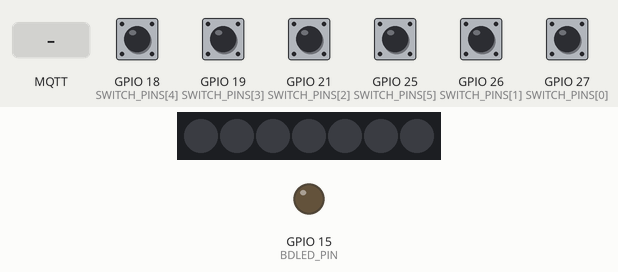
Simulated run of this sketch. Board: ESP32. Parts: 7 RGB LEDs in strip order, left to right, output pins drawn as LEDs (lit = HIGH). The inputs (shaded band) are chosen by the test bench; at power-on: GPIO 18 (SWITCH_PINS[4]), GPIO 19 (SWITCH_PINS[3]), GPIO 21 (SWITCH_PINS[2]), GPIO 25 (SWITCH_PINS[5]), GPIO 26 (SWITCH_PINS[1]), GPIO 27 (SWITCH_PINS[0]) HIGH. Dim RGB values are drawn brighter than linear; WiFi joins after 1.5 s; servers stay silent unless stated; no MQTT or app messages arrive unless stated; what the sketch prints to the serial monitor is not drawn.

Above: at 2.7 s.
2.8 s: MQTT message "ON" arrives on the first subscribed topic
At 4.3 s:
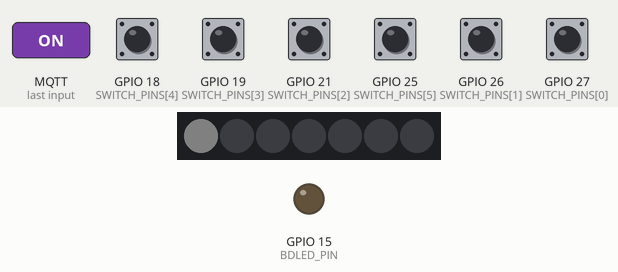
4.6 s: GPIO 18 (SWITCH_PINS[4]) pulled LOW for 0.6 s
At 6.1 s:
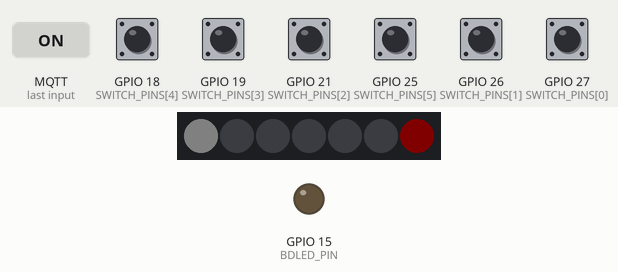
8.2 s: MQTT message "ON" arrives on the second subscribed topic
At 9.5 s:
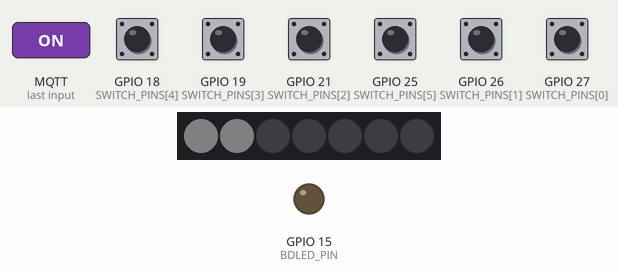
10.6 s: GPIO 19 (SWITCH_PINS[3]) pulled LOW for 0.6 s
At 12.3 s:
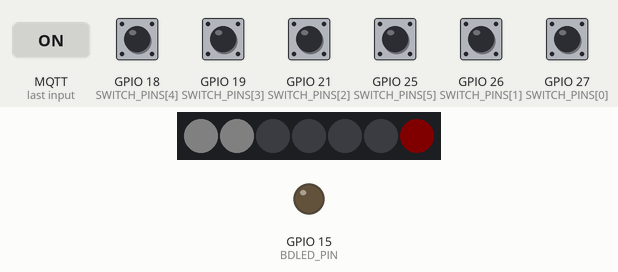
14.2 s: MQTT message "OFF" arrives on the first subscribed topic
At 15.6 s:
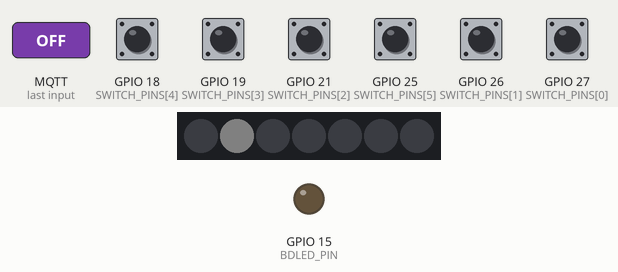
16.6 s: GPIO 21 (SWITCH_PINS[2]) pulled LOW for 0.6 s
At 18.3 s:
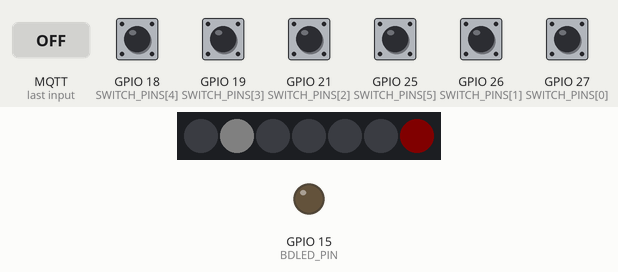
Timing chart, 0 to 20.7 s (numbered marks = the images above; inputs shaded):
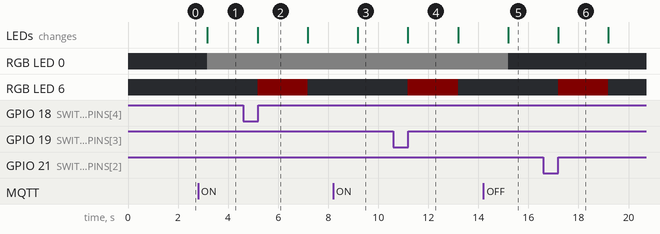

Measured:
- after the input at 2.8 s, RGB LED 0: off → RGB(5, 5, 5) after 0.37 s; the LEDs: change after 0.37 s (image 1)
- after the input at 4.6 s, RGB LED 6: off → RGB(5, 0, 0) after 0.58 s, → off 2.0 s later; the LEDs: change after 0.58 s (image 2)
- after the input at 8.2 s, the LEDs: change after 0.99 s (image 3)
- after the input at 10.6 s, RGB LED 6: off → RGB(5, 0, 0) after 0.59 s, → off 2.0 s later; the LEDs: change after 0.59 s (image 4)
- after the input at 14.2 s, RGB LED 0: RGB(5, 5, 5) → off after 0.99 s; the LEDs: change after 0.99 s (image 5)
- after the input at 16.6 s, RGB LED 6: off → RGB(5, 0, 0) after 0.60 s, → off 2.0 s later; the LEDs: change after 0.60 s (image 6)

The sketch:

WifiSwitch.ino
```cpp
/***************************************************************
 *  ESP32 + MQTT + Home Assistant Discovery + WS281x + OTA 示例（低功耗优化版）
 ***************************************************************/

#include <WiFi.h>
#include <PubSubClient.h>
#include <Adafruit_NeoPixel.h>
#include <ArduinoOTA.h>
#include "driver/rtc_io.h"

//--------------------- 用户需根据实际情况修改的宏定义 ---------------------//
#define MQTT_MAX_PACKET_SIZE 512

#define OTA_HOST        "SS_Device"
#define OTA_PASS        "summer"

#define WIFI_SSID       "HUAWEI-G100EU"       // WiFi SSID
#define WIFI_PASSWORD   "x"           // WiFi 密码

#define MQTT_HOST       "192.168.3.134"       // MQTT 代理地址
#define MQTT_PORT       1883                  // MQTT 代理端口
#define MQTT_USER       "pimqtt"              // MQTT 用户名
#define MQTT_PASSWORD   "x"        // MQTT 密码

#define BATTERY_CALIBRATION_FACTOR 3.1f      // 电池电压校准系数

//--------------------- 时间常量配置 ---------------------//
const unsigned long
  SWITCH_INDICATOR_DURATION = 1000,   // 开关指示灯持续时间（毫秒）
  WIFI_ERROR_INTERVAL = 5000,         // WiFi错误指示灯间隔（毫秒）
  MQTT_ERROR_INTERVAL = 5000,         // MQTT错误指示灯间隔（毫秒）
  BATTERY_READ_INTERVAL = 300000;     // 电池电压读取间隔（毫秒）

// GPIO配置
const int SWITCH_PINS[6] = { 27, 26, 21, 19, 18, 25 };
#define BDLED_PIN      15
#define LED_PIN        16
#define NUM_LEDS       7
#define BATTERY_PIN    34

//--------------------- 全局变量与对象 ---------------------//
String switchUniqueIDs[6];
String lightUniqueIDs[6];
String batterySensorUniqueID;
String batterySensorStateTopic;

WiFiClient   espClient;
PubSubClient mqttClient(espClient);
Adafruit_NeoPixel strip(NUM_LEDS, LED_PIN, NEO_GRB + NEO_KHZ800);

bool switchStates[6] = {false};
bool lightStates[6]  = {false};
float currentBatteryVoltage = 0.0;

// 低功耗相关变量
volatile bool switchCheckNeeded = false;
unsigned long lastBatteryReadTime = 0;

// 指示灯控制
bool indicatorActive = false;
unsigned long indicatorStartTime = 0;

// 错误指示灯
bool wifiErrorActive = false;
unsigned long wifiPreviousMillis = 0;
bool wifiLedState = false;
bool mqttErrorActive = false;
unsigned long mqttPreviousMillis = 0;
bool mqttLedState = false;

//--------------------- 函数声明 ---------------------//
void setupWiFi();
bool reconnectMQTT();
void publishConfigToHomeAssistant();
void callback(char* topic, byte* payload, unsigned int length);
float readBatteryVoltage();
void setLightState(int index, bool state, bool fromSwitch);
String getDeviceID();
String getClientID();
void publishInitialStates();
void handleIndicator();
void handleErrors();
void IRAM_ATTR handleSwitchInterrupt();

//--------------------------------------------------//
//                    setup()
//--------------------------------------------------//
void setup() {
  btStop();  // 关闭蓝牙
  setCpuFrequencyMhz(80);  // 设置CPU频率为80MHz

  // 配置GPIO唤醒源
  for(int i = 0; i < 6; i++){
    pinMode(SWITCH_PINS[i], INPUT_PULLUP);
    attachInterrupt(digitalPinToInterrupt(SWITCH_PINS[i]), handleSwitchInterrupt, CHANGE);
  }

  // 初始化外设
  Serial.begin(115200);
  strip.begin();
  strip.show();
  pinMode(BDLED_PIN, OUTPUT);
  digitalWrite(BDLED_PIN, LOW);

  // 电源管理配置
  esp_sleep_enable_wifi_wakeup();
  esp_sleep_pd_config(ESP_PD_DOMAIN_RTC_PERIPH, ESP_PD_OPTION_OFF);
  WiFi.setSleep(WIFI_PS_MIN_MODEM);

  // 网络连接
  setupWiFi();
  mqttClient.setServer(MQTT_HOST, MQTT_PORT);
  mqttClient.setCallback(callback);
  mqttClient.setBufferSize(MQTT_MAX_PACKET_SIZE);

  // 生成设备ID
  String deviceID = getDeviceID();
  for(int i=0; i<6; i++){
    switchUniqueIDs[i] = deviceID + "_switch_" + String(i+1);
    lightUniqueIDs[i] = deviceID + "_light_" + String(i+1);
  }
  batterySensorUniqueID = deviceID + "_battery_voltage";
  batterySensorStateTopic = "homeassistant/sensor/" + batterySensorUniqueID + "/state";

  // OTA配置
  ArduinoOTA.setHostname(OTA_HOST);
  ArduinoOTA.setPassword(OTA_PASS);
  ArduinoOTA.begin();
}

//--------------------------------------------------//
//                    loop()
//--------------------------------------------------//
void loop() {
  ArduinoOTA.handle();

  // 网络维护
  if (!mqttClient.connected()) reconnectMQTT();
  mqttClient.loop();

  // 开关状态检测
  if (switchCheckNeeded) {
    switchCheckNeeded = false;
    for(int i = 0; i < 6; i++){
      bool currentState = (digitalRead(SWITCH_PINS[i]) == HIGH);
      if (currentState != switchStates[i]) {
        switchStates[i] = currentState;
        String stateTopic = "homeassistant/binary_sensor/" + switchUniqueIDs[i] + "/state";
        mqttClient.publish(stateTopic.c_str(), switchStates[i] ? "ON" : "OFF", true);
        updateBatteryIndicator();
      }
    }
  }

  // 指示灯管理
  handleIndicator();
  handleErrors();

  // 动态调整唤醒时间
  unsigned long currentTime = millis();
  unsigned long idleTime = currentTime - lastBatteryReadTime;

  if (idleTime >= BATTERY_READ_INTERVAL) {
    // 无操作时，进入深度睡眠，延长唤醒时间
    esp_sleep_enable_timer_wakeup(10000000); // 10秒唤醒
  } else {
    // 有操作时，快速检测，缩短唤醒时间
    esp_sleep_enable_timer_wakeup(1000000); // 1秒唤醒
  }

  // 进入低功耗模式
  esp_light_sleep_start();

  // 唤醒后检查连接
  if(WiFi.status() != WL_CONNECTED) setupWiFi();
}

//--------------------------------------------------//
//                中断处理函数
//--------------------------------------------------//
void IRAM_ATTR handleSwitchInterrupt() {
  static uint32_t last = 0;
  uint32_t now = micros();
  if (now - last > 50000) { // 50ms
    switchCheckNeeded = true;
  }
  last = now;
}

//--------------------------------------------------//
//                电池电压处理
//--------------------------------------------------//
void updateBatteryIndicator() {
  if (millis() - lastBatteryReadTime >= BATTERY_READ_INTERVAL) {
    currentBatteryVoltage = readBatteryVoltage();
    String payload = String(currentBatteryVoltage, 2);
    mqttClient.publish(batterySensorStateTopic.c_str(), payload.c_str(), true);
    lastBatteryReadTime = millis();
  }

  // 指示灯逻辑
  uint32_t color = strip.Color(255, 0, 0); // 默认红色
  if(currentBatteryVoltage > 8.4) color = strip.Color(0, 255, 0);
  else if(currentBatteryVoltage >= 7.6) color = strip.Color(0, 0, 255);

  strip.setPixelColor(6, color);
  strip.setBrightness(5); // 5%亮度
  strip.show();
  indicatorStartTime = millis();
  indicatorActive = true;
}

// --------------------------------------------------//
//               WiFi 连接函数
// --------------------------------------------------//
void setupWiFi() {
  delay(10);
  Serial.println();
  Serial.print("正在连接到: ");
  Serial.println(WIFI_SSID);

  WiFi.mode(WIFI_STA);
  WiFi.begin(WIFI_SSID, WIFI_PASSWORD);
  unsigned long startTime = millis(); // 记录开始时间
  int retryCount = 0;
  while (WiFi.status() != WL_CONNECTED) {
    delay(500);
    Serial.print(".");
    if (millis() - startTime >= 60000 || retryCount >= 3) { // 超过1分钟或重试3次
      Serial.println("\n连接WiFi超时，正在重启...");
      ESP.restart(); // 重启设备
    }
    retryCount++;
  }
  Serial.println("");
  Serial.print("WiFi 已连接，IP地址: ");
  Serial.println(WiFi.localIP());
}

// --------------------------------------------------//
//          MQTT 重连函数 (非阻塞)
// --------------------------------------------------//
bool reconnectMQTT() {
  // 如果已经连接，直接返回
  if (mqttClient.connected()) {
    return true;
  }

  // 生成唯一的 MQTT 客户端 ID
  String clientID = getClientID();

  // 尝试连接
  Serial.print("连接到 MQTT...");
  if (mqttClient.connect(clientID.c_str(), MQTT_USER, MQTT_PASSWORD)) {
    Serial.println("已连接");
    // 订阅6个灯的命令主题
    for(int i=0; i<6; i++){
      String cmdTopic = "homeassistant/light/" + lightUniqueIDs[i] + "/set";
      mqttClient.subscribe(cmdTopic.c_str());
      Serial.printf("已订阅主题: %s\n", cmdTopic.c_str());
    }
    // 发布初始状态
    publishInitialStates();
    // 发布配置消息
    publishConfigToHomeAssistant(); // 确保每次重连后重新发布配置
    // 更新错误状态
    wifiErrorActive = false;
    mqttErrorActive = false;
    return true;
  } else {
    Serial.print("连接失败, rc=");
    Serial.print(mqttClient.state());
    Serial.println(" 尝试稍后重连...");
    // 根据MQTT连接状态，设置相应的设备状态
    if(WiFi.status() == WL_CONNECTED){
      mqttErrorActive = true; // 如果WiFi连接正常，但MQTT连接失败
    } else {
      wifiErrorActive = true; // 如果WiFi连接也有问题
      setupWiFi(); // WiFi重连
    }
    return false;
  }
}

// --------------------------------------------------//
//        发布 Home Assistant 自发现配置
// --------------------------------------------------//
void publishConfigToHomeAssistant() {
  String deviceID = getDeviceID();
  // 构建 device 信息 JSON 字符串
  String deviceInfo = "{\"identifiers\": [\"" + deviceID + "\"], \"manufacturer\": \"Custom\", \"model\": \"ESP32\", \"name\": \"" + deviceID + " Device\"}";

  // 配置 binary_sensor (开关 S1~S6)
  for (int i = 0; i < 6; i++) {
    String configTopic = "homeassistant/binary_sensor/" + switchUniqueIDs[i] + "/config";

    // 将JSON消息写成一行
    String simplePayload = "{\"name\": \"SS Switch " + String(i + 1) + "\", \"state_topic\": \"homeassistant/binary_sensor/" + switchUniqueIDs[i] + "/state\", \"payload_on\": \"ON\", \"payload_off\": \"OFF\", \"unique_id\": \"" + switchUniqueIDs[i] + "\", \"device\": " + deviceInfo + "}";

    Serial.printf("准备发送 Binary Sensor 配置到主题: %s\n", configTopic.c_str());
    Serial.printf("JSON 内容: %s\n", simplePayload.c_str());

    bool result = mqttClient.publish(configTopic.c_str(), simplePayload.c_str(), true);
    if (result) {
      Serial.printf("发送成功: %s\n", configTopic.c_str());
    } else {
      Serial.printf("发布主题 %s 失败\n", configTopic.c_str());
    }
  }

  // 配置 light (L1~L6)
  for (int i = 0; i < 6; i++) {
    String configTopic = "homeassistant/light/" + lightUniqueIDs[i] + "/config";

    // 将JSON消息写成一行
    String simplePayload = "{\"name\": \"SS Light " + String(i + 1) + "\", \"command_topic\": \"homeassistant/light/" + lightUniqueIDs[i] + "/set\", \"state_topic\": \"homeassistant/light/" + lightUniqueIDs[i] + "/state\", \"payload_on\": \"ON\", \"payload_off\": \"OFF\", \"unique_id\": \"" + lightUniqueIDs[i] + "\", \"device\": " + deviceInfo + "}";

    Serial.printf("准备发送 Light 配置到主题: %s\n", configTopic.c_str());
    Serial.printf("JSON 内容: %s\n", simplePayload.c_str());

    bool result = mqttClient.publish(configTopic.c_str(), simplePayload.c_str(), true);
    if (result) {
      Serial.printf("发送成功: %s\n", configTopic.c_str());
    } else {
      Serial.printf("发布主题 %s 失败\n", configTopic.c_str());
    }
  }

  // 配置 sensor (电池电压传感器)
  String batteryConfigTopic = "homeassistant/sensor/" + batterySensorUniqueID + "/config";

  // 将JSON消息写成一行
  String batteryPayload = "{\"name\": \"SS Battery Voltage\", \"state_topic\": \"" + batterySensorStateTopic + "\", \"unit_of_measurement\": \"V\", \"device_class\": \"voltage\", \"unique_id\": \"" + batterySensorUniqueID + "\", \"device\": " + deviceInfo + "}";

  Serial.printf("准备发送 Battery Sensor 配置到主题: %s\n", batteryConfigTopic.c_str());
  Serial.printf("JSON 内容: %s\n", batteryPayload.c_str());

  bool result = mqttClient.publish(batteryConfigTopic.c_str(), batteryPayload.c_str(), true);
  if (result) {
    Serial.printf("发送成功: %s\n", batteryConfigTopic.c_str());
  } else {
    Serial.printf("发布主题 %s 失败\n", batteryConfigTopic.c_str());
  }
}

// --------------------------------------------------//
//        发布初始状态消息
// --------------------------------------------------//
void publishInitialStates(){
  // 发布开关的初始状态
  for(int i=0; i<6; i++){
    String stateTopic = "homeassistant/binary_sensor/" + switchUniqueIDs[i] + "/state";
    String payload = switchStates[i] ? "ON" : "OFF";
    mqttClient.publish(stateTopic.c_str(), payload.c_str(), true);
    Serial.printf("已发布初始 Binary Sensor 状态: %s -> %s\n", stateTopic.c_str(), payload.c_str());
  }

  // 发布电池电压的初始状态
  currentBatteryVoltage = readBatteryVoltage();
  String batteryPayloadStr = String(currentBatteryVoltage, 2); // 保留2位小数
  mqttClient.publish(batterySensorStateTopic.c_str(), batteryPayloadStr.c_str(), true);
  Serial.printf("已发布初始电池电压状态: %s -> %.2f V\n", batterySensorStateTopic.c_str(), currentBatteryVoltage);
}

// --------------------------------------------------//
//   MQTT 回调函数：接收灯命令，控制灯带(L1~L6)
// --------------------------------------------------//
void callback(char* topic, byte* payload, unsigned int length) {
  String msg;
  for (int i = 0; i < length; i++) {
    msg += (char)payload[i];
  }
  msg.trim();

  Serial.printf("接收到消息，主题: %s，内容: %s\n", topic, msg.c_str());

  // 找到是哪个灯的命令主题
  for(int i=0; i<6; i++){
    String cmdTopic = "homeassistant/light/" + lightUniqueIDs[i] + "/set";
    if(String(topic) == cmdTopic){
      bool newState = false;
      if(msg == "ON"){
        newState = true;
      } else if(msg == "OFF"){
        newState = false;
      } else {
        // 处理其他可能的命令，例如调光或颜色变化（如果需要）
        Serial.printf("[WARNING] 未知命令: %s\n", msg.c_str());
        break;
      }
      setLightState(i, newState, false); // false 表示来自 MQTT 命令
      break;
    }
  }
}

// --------------------------------------------------//
//   读取电池电压 (根据实际电路自行调整)
// --------------------------------------------------//
float readBatteryVoltage() {
  int raw = analogRead(BATTERY_PIN);
  // ESP32 ADC 默认分辨率为 12bit (0-4095)
  float voltage = (3.3f * raw) / 4095.0f * BATTERY_CALIBRATION_FACTOR;
  return voltage;
}

// --------------------------------------------------//
//   设置指定LED的状态，并同步发布状态
// --------------------------------------------------//
void setLightState(int index, bool state, bool fromSwitch) {
  if(lightStates[index] != state){
    lightStates[index] = state;
    if(state){
      // 白色亮灯
      strip.setPixelColor(index, strip.Color(255, 255, 255));
      strip.setBrightness(5);  // 5%亮度
    } else {
      // 灭
      strip.setPixelColor(index, 0);
    }
    strip.show();

    // 同步发布 state
    String stateTopic = "homeassistant/light/" + lightUniqueIDs[index] + "/state";
    String payload = state ? "ON" : "OFF";
    bool success = mqttClient.publish(stateTopic.c_str(), payload.c_str(), true);
    if (success) {
      Serial.printf("[LIGHT %d] %s命令: %s\n", index+1, fromSwitch ? "来自开关" : "来自MQTT", payload.c_str());
    } else {
      Serial.printf("[ERROR] 发布主题 %s 失败\n", stateTopic.c_str());
    }
  }
}

// --------------------------------------------------//
//   生成唯一的设备ID（基于MAC地址）
// --------------------------------------------------//
String getDeviceID(){
  String mac = WiFi.macAddress();
  String mac_no_colon = "";
  for(int i=0; i<mac.length(); i++){
    if(mac[i] != ':') mac_no_colon += mac[i];
  }
  // 使用MAC地址的后4位作为设备ID的一部分
  return "SS_" + mac_no_colon.substring(mac_no_colon.length() - 4);
}

// --------------------------------------------------//
//   生成唯一的 MQTT 客户端 ID
// --------------------------------------------------//
String getClientID(){
  String deviceID = getDeviceID();
  return deviceID + "_Client";
}

// --------------------------------------------------//
//   处理指示灯逻辑（开关状态变化时显示电池指示）
// --------------------------------------------------//
void handleIndicator(){
  if(indicatorActive){
    if(millis() - indicatorStartTime >= SWITCH_INDICATOR_DURATION){
      // 关闭L7
      strip.setPixelColor(6, 0);
      strip.show();
      indicatorActive = false;
    }
  }
}

// --------------------------------------------------//
//   处理错误状态下的指示灯闪烁
// --------------------------------------------------//
void handleErrors(){
  unsigned long currentMillis = millis();

  // 优先检查指示灯是否处于活动状态
  if(indicatorActive){
    // 如果指示灯正在活动，不处理错误指示灯
    return;
  }

  if(wifiErrorActive){
    // WiFi错误，LED闪烁红色，每2秒切换一次
    if(currentMillis - wifiPreviousMillis >= WIFI_ERROR_INTERVAL){
      wifiPreviousMillis = currentMillis;
      wifiLedState = !wifiLedState;
      if(wifiLedState){
        strip.setPixelColor(6, strip.Color(255, 0, 0)); // 红色
        strip.setBrightness(50);  // 50%亮度
      }
      else{
        strip.setPixelColor(6, 0); // 熄灭
      }
      strip.show();
    }
  }
  else if(mqttErrorActive){
    // MQTT错误，LED闪烁蓝色，每2秒切换一次
    if(currentMillis - mqttPreviousMillis >= MQTT_ERROR_INTERVAL){
      mqttPreviousMillis = currentMillis;
      mqttLedState = !mqttLedState;
      if(mqttLedState){
        strip.setPixelColor(6, strip.Color(0, 0, 255)); // 蓝色
        strip.setBrightness(50);  // 50%亮度
      }
      else{
        strip.setPixelColor(6, 0); // 熄灭
      }
      strip.show();
    }
  }
  else{
    // 如果没有错误，确保LED关闭
    strip.setPixelColor(6, 0);
    strip.show();
  }
}
```
